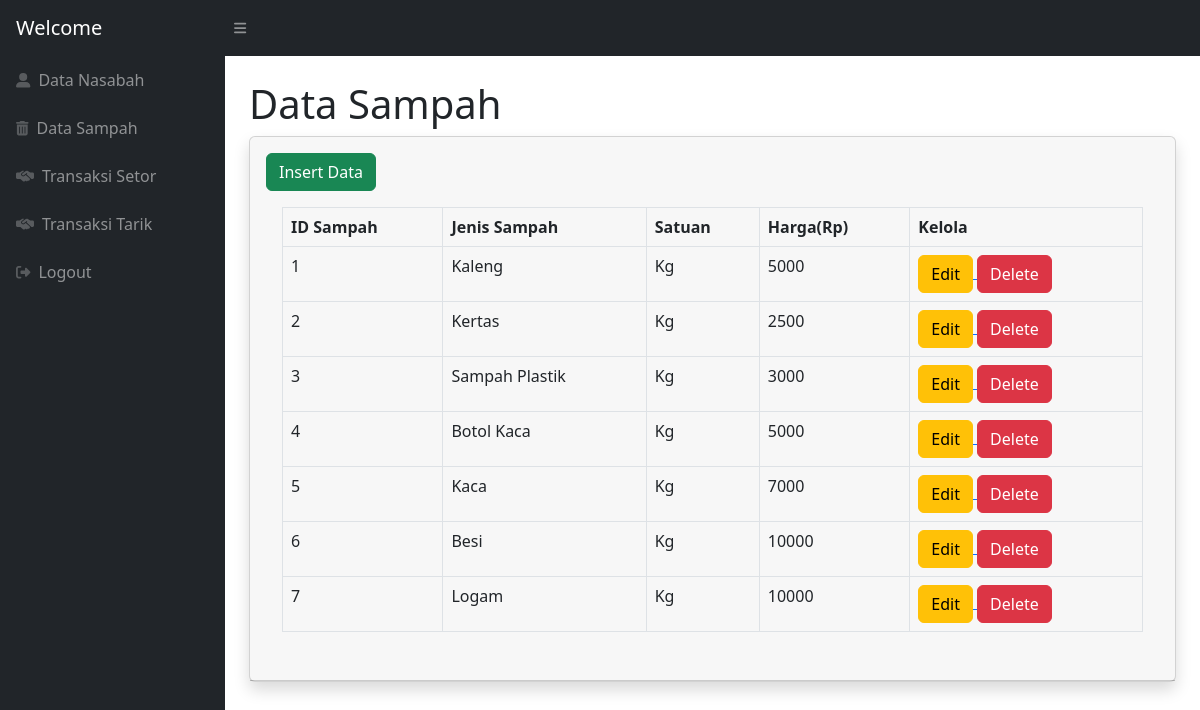
The app's page /data_sampah.php with its own data.
### tables this page shows
CREATE TABLE IF NOT EXISTS `sampah` (
  `ID_sampah` int(11) NOT NULL AUTO_INCREMENT,
  `jenis` varchar(50) NOT NULL DEFAULT '',
  `satuan` varchar(50) NOT NULL DEFAULT '',
  `harga` int(11) NOT NULL DEFAULT 0,
  PRIMARY KEY (`ID_sampah`)
);

### data_sampah.php (the view, shortened to what this page needs)
<?php
include "koneksi.php";
?>
<head>
  <link href="https://cdn.jsdelivr.net/npm/simple-datatables@7.1.2/dist/style.min.css" rel="stylesheet" />
  <link href="css/styles.css" rel="stylesheet" />
</head>
<body class="sb-nav-fixed">
  <nav class="sb-topnav navbar navbar-expand navbar-dark bg-dark">
    <a class="navbar-brand ps-3">Welcome <?php echo $_SESSION['username']; ?></a>
    <button class="btn btn-link btn-sm order-1 order-lg-0 me-4 me-lg-0" id="sidebarToggle" href="#!"><i class="fas fa-bars"></i></button>
  </nav>
  <div id="layoutSidenav">
    <div id="layoutSidenav_nav">
      <nav class="sb-sidenav accordion sb-sidenav-dark" id="sidenavAccordion">
        <div class="sb-sidenav-menu">
          <div class="nav">
            <a class="nav-link" href="dashboard.php">
              <div class="sb-nav-link-icon"><i class="fas fa-user-alt"></i></div>
              Data Nasabah
            </a>
            <a class="nav-link" href="data_sampah.php">
              <div class="sb-nav-link-icon"><i class="fas fa-trash-alt"></i></div>
              Data Sampah
            </a>
            <a class="nav-link" href="tsetor.php">
              <div class="sb-nav-link-icon"><i class="fas fa-handshake-alt"></i></div>
              Transaksi Setor
            </a>
            <a class="nav-link" href="ttarik.php">
              <div class="sb-nav-link-icon"><i class="fas fa-handshake-alt"></i></div>
              Transaksi Tarik
            </a>
            <a class="nav-link" href="index.html">
              <div class="sb-nav-link-icon"><i class="fas fa-sign-out-alt"></i></div>
              Logout
            </a>
      </nav>
    </div>
    <div id="layoutSidenav_content">
      <main>
        <div class="container-fluid px-4">
          <h1 class="mt-4">Data Sampah</h1>
          <div class="card shadow mb-4">
            <div class="card-header py-3">
              <a href="input_sampah.html">
                <button type="button" class="btn btn-success">Insert Data</button>
              </a>
              <div class="card-body">
                <div class="table-responsive">
                  <table class="table table-bordered" id="dataTable" width="100%" cellspacing="0">
                    <thead>
                      <tr>
                        <th>ID Sampah</th>
                        <th>Jenis Sampah</th>
                        <th>Satuan</th>
                        <th>Harga(Rp)</th>
                        <th>Kelola</th>
                      </tr>
                    </thead>
                    <tbody>
                      <?php
                      $tampil = mysqli_query($conn, "select * from sampah");
                      $ID_sampah = 1;
                      while ($hasil = mysqli_fetch_array($tampil)) {
                      ?>
                        <tr>
                          <td><?php echo $ID_sampah++;?></td>
                          <td><?php echo $hasil['jenis']; ?></td>
                          <td><?php echo $hasil['satuan']; ?></td>
                          <td><?php echo $hasil['harga']; ?></td>
                          <td>
                            <a href="form_edit_sampah.php?ID_sampah=<?php echo $hasil['ID_sampah'] ?>">
                              <button type="button" class="btn btn-warning">Edit</button>
                            </a>
                            <a href="deldatasampah.php?ID_sampah=<?php echo $hasil['ID_sampah'] ?>">
                              <button type="button" class="btn btn-danger">Delete</button>
                            </a>
                          </td>
                        </tr>
                      <?php
                      }
                      ?>
                    </tbody>
                  </table>
                </div>
              </div>
            </div>
          </div>
      </main>
    </div>
  </div>
</body>

### records on screen
sampah: jenis "Kaleng", satuan "Kg", harga "5000"
sampah: jenis "Kertas", satuan "Kg", harga "2500"
sampah: jenis "Sampah Plastik", satuan "Kg", harga "3000"
sampah: jenis "Botol Kaca", satuan "Kg", harga "5000"
sampah: jenis "Kaca", satuan "Kg", harga "7000"
sampah: jenis "Besi", satuan "Kg", harga "10000"
sampah: jenis "Logam", satuan "Kg", harga "10000"
